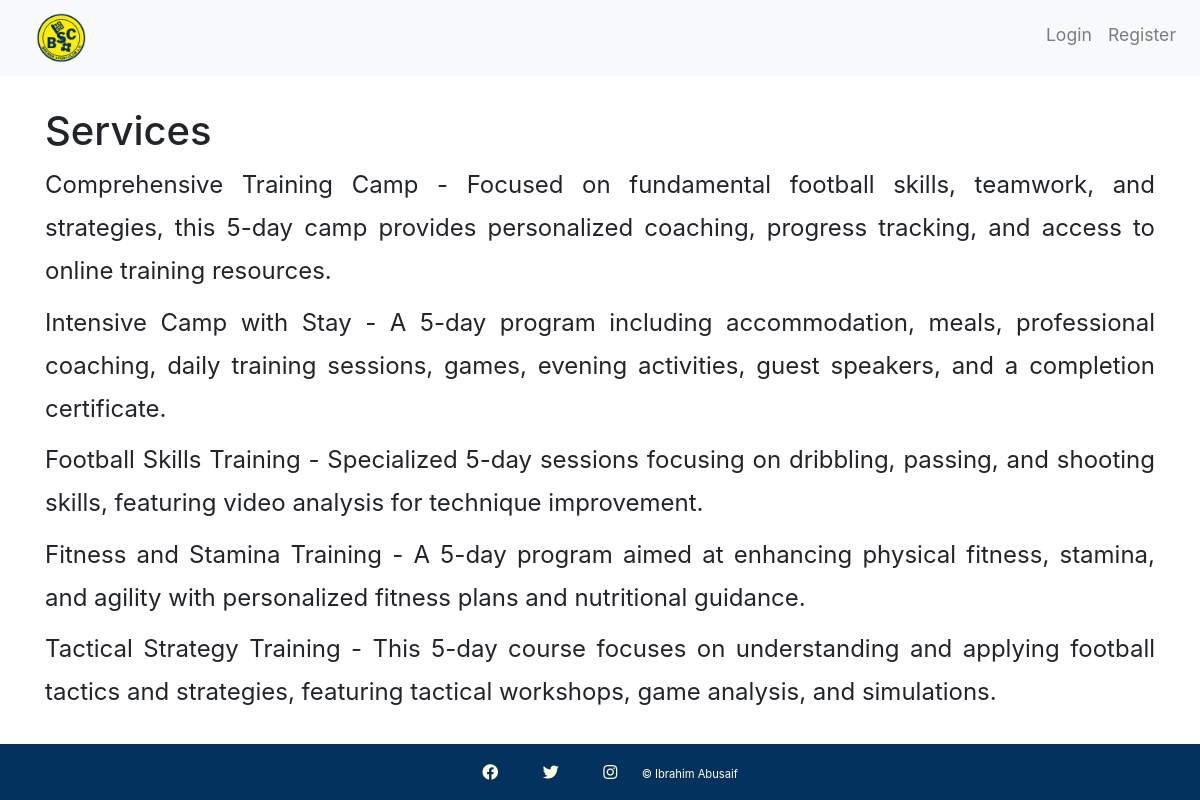
Page /services/ on the committed database.
### football_camp/models.py (models this page shows, shortened)
class Service(models.Model):
    TRAININGS = (("skills", "Skills"), ("fitness", "Fitness"), ("tactics", "Tactics"), ("all", "All"))
    title = models.CharField(max_length=100, null=False, blank=False, verbose_name="Service Title")
    focus = models.CharField(max_length=200, verbose_name="Service Focus")
    duration = models.CharField(max_length=100, verbose_name="Service Duration")
    features = models.TextField(verbose_name="Service Features")
    training = models.CharField(max_length=10, choices=TRAININGS, null=True, blank=True, verbose_name="Training Type")
    image = models.ImageField(upload_to='services/', blank=True, null=True, verbose_name="Service Image")
    class Meta:
        verbose_name = "Service"
        verbose_name_plural = "Services"

### football_camp/views.py (the view)
# urls.py: path('services/', views.service_list, name='service_list'),
def service_list(request):
    services = Service.objects.all()
    return render(request, 'football_camp/service_list.html', {'services': services})

### football_camp/templates/football_camp/service_list.html (shortened to what this page needs)
{% extends "football_camp/base.html" %}
{% block content %}
<div class="container">
    <h1>Services</h1>
    <ul>
        {% for service in services %}
        <li>{{ service.title }} - {{ service.focus }}</li>
        {% endfor %}
    </ul>
</div>
{% endblock %}

### football_camp/static/css/style.css (style rules this page uses)
html, body { margin: 0; height: 100%; }
ul { padding: 0; list-style: none; }
ul li { margin-bottom: 0.5rem; }
.container { margin-top: 2rem; width: 100%; }
.container ul { display: flex; flex-direction: column; line-height: 1.8; width: 100%; font-size: 1.5rem !important; text-align: justify; margin-bottom: 1rem; }

### rows in the picture
Service: title "Comprehensive Training Camp", focus "Focused on fundamental football skills, teamwork, and strategies, this 5-day camp provides personalized coaching, progress tracking, and access to online training resources."
Service: title "Intensive Camp with Stay", focus "A 5-day program including accommodation, meals, professional coaching, daily training sessions, games, evening activities, guest speakers, and a completion certificate."
Service: title "Football Skills Training", focus "Specialized 5-day sessions focusing on dribbling, passing, and shooting skills, featuring video analysis for technique improvement."
Service: title "Fitness and Stamina Training", focus "A 5-day program aimed at enhancing physical fitness, stamina, and agility with personalized fitness plans and nutritional guidance."
Service: title "Tactical Strategy Training", focus "This 5-day course focuses on understanding and applying football tactics and strategies, featuring tactical workshops, game analysis, and simulations."
